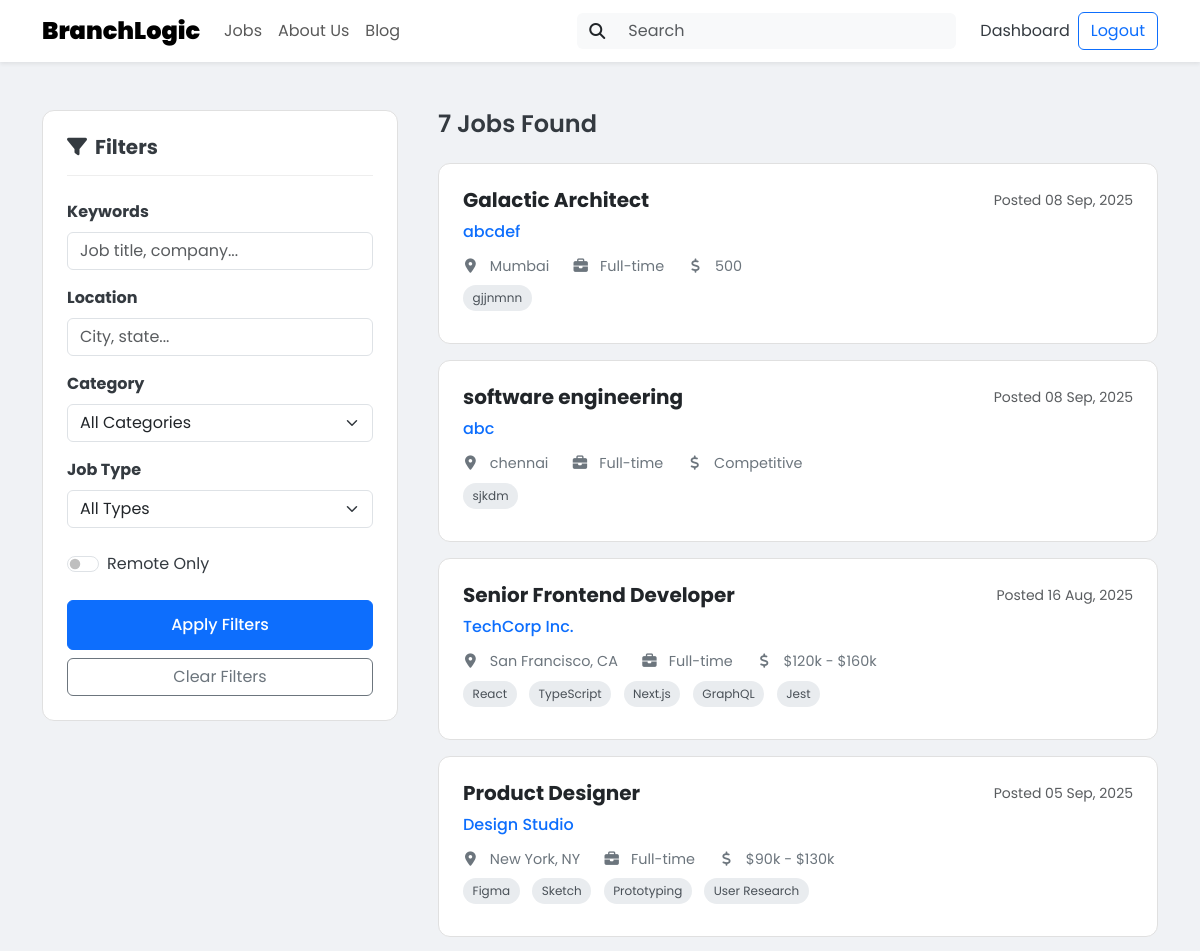
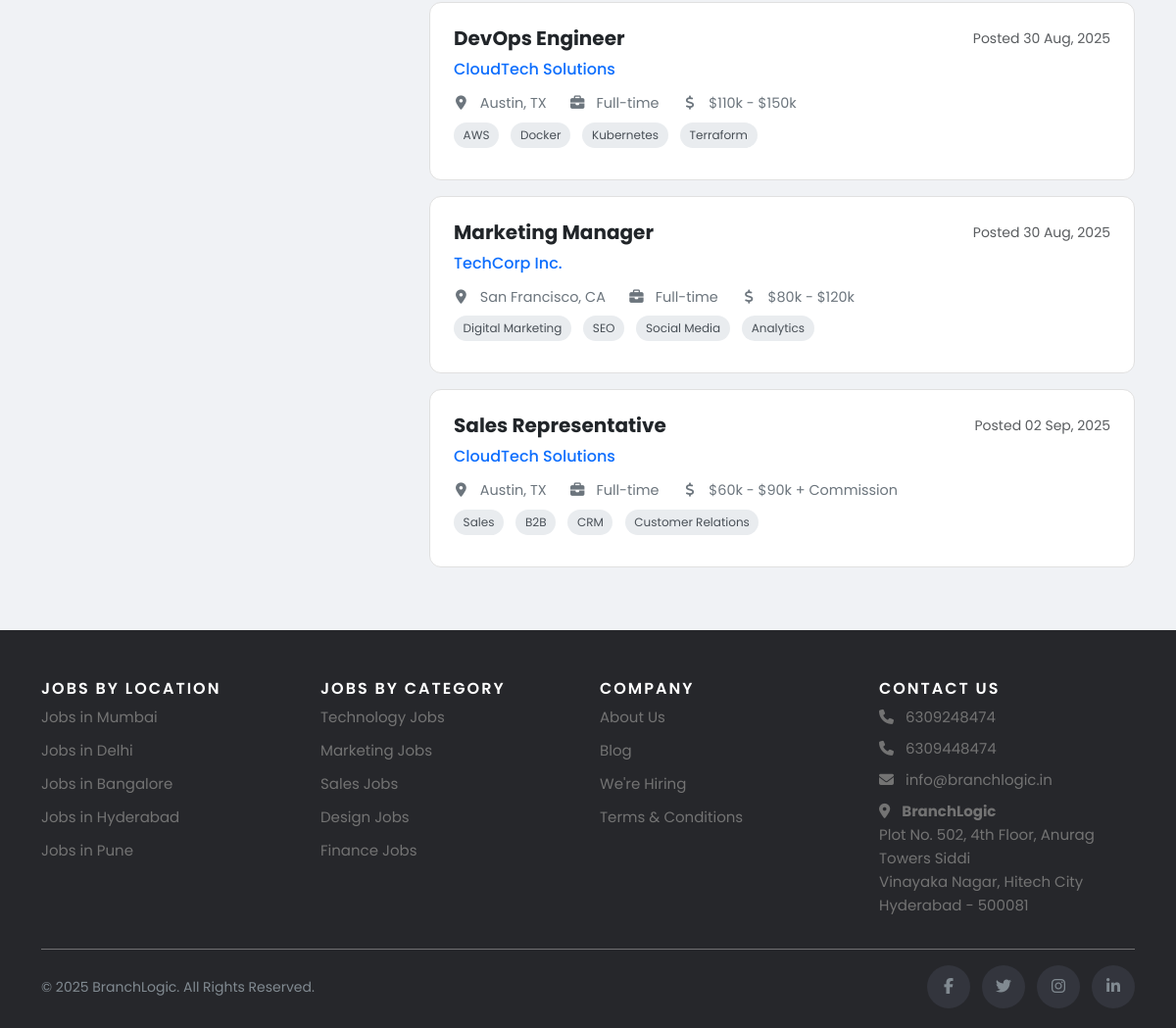
Screenshot of /jobs (signed in) with the database file from the repository (2 pictures, top to bottom).
### app.py (models this page shows)
class Job(db.Model):
    id = db.Column(db.Integer, primary_key=True)
    title = db.Column(db.String(200), nullable=False)
    company = db.Column(db.String(200), nullable=False)
    location = db.Column(db.String(200), nullable=False)
    job_type = db.Column(db.String(50), nullable=False)
    remote = db.Column(db.Boolean, default=False)
    salary = db.Column(db.String(100))
    tags = db.Column(db.Text)
    urgent = db.Column(db.Boolean, default=False)
    logo = db.Column(db.String(200))
    description = db.Column(db.Text)
    requirements = db.Column(db.Text)
    benefits = db.Column(db.Text)
    category = db.Column(db.String(100))
    employer_id = db.Column(db.Integer, db.ForeignKey('user.id'), nullable=False)
    employer_email = db.Column(db.String(200), nullable=False)
    status = db.Column(db.String(20), default='active')
    applications_count = db.Column(db.Integer, default=0)
    application_deadline = db.Column(db.DateTime)
    posted_at = db.Column(db.DateTime, default=datetime.utcnow)
    created_at = db.Column(db.DateTime, default=datetime.utcnow)
    updated_at = db.Column(db.DateTime, default=datetime.utcnow, onupdate=datetime.utcnow)

### app.py (the view)
@app.route('/jobs')
def jobs():
    search_query = request.args.get('q', '')
    location = request.args.get('location', '')
    remote = request.args.get('remote', '')
    category = request.args.get('category', '')
    job_type = request.args.get('job_type', '')
    jobs_query = Job.query.filter_by(status='active')
    if search_query:
        jobs_query = jobs_query.filter(Job.title.contains(search_query) | Job.company.contains(search_query))
    if location:
        jobs_query = jobs_query.filter(Job.location.contains(location))
    if remote:
        jobs_query = jobs_query.filter_by(remote=True)
    if category:
        jobs_query = jobs_query.filter_by(category=category)
    if job_type:
        jobs_query = jobs_query.filter_by(job_type=job_type)
    jobs = jobs_query.order_by(Job.created_at.desc()).all()
    categories = db.session.query(Job.category).filter(Job.category.isnot(None)).distinct().all()
    categories = [cat[0] for cat in categories if cat[0]]
    return render_template('jobs.html',
                         jobs=jobs,
                         search_query=search_query,
                         location=location,
                         remote=remote,
                         category=category,
                         job_type=job_type,
                         categories=categories)

### app.py (called while the page is built, shortened)
@app.context_processor
def inject_now():
    return {'now': datetime.utcnow}

@login_manager.user_loader
def load_user(user_id):
    return User.query.get(int(user_id))

### templates/jobs.html (shortened to what this page needs)
{% extends "base.html" %}
{% block content %}
<div class="job-search-wrapper">
    <div class="container py-5">
        <div class="row">
            <div class="col-lg-4">
                <div class="filter-sidebar">
                    <h5 class="filter-title"><i class="fas fa-filter me-2"></i>Filters</h5>
                    <form method="GET" action="{{ url_for('jobs') }}">
                        <div class="mb-3">
                            <label for="q" class="form-label fw-bold">Keywords</label>
                            <input type="text" name="q" id="q" class="form-control" value="{{ search_query or '' }}" placeholder="Job title, company...">
                        </div>
                        <div class="mb-3">
                            <label for="location" class="form-label fw-bold">Location</label>
                            <input type="text" name="location" id="location" class="form-control" value="{{ location or '' }}" placeholder="City, state...">
                        </div>
                        <div class="mb-3">
                            <label for="category" class="form-label fw-bold">Category</label>
                            <select name="category" id="category" class="form-select">
                                <option value="">All Categories</option>
                            </select>
                        </div>
                        <div class="mb-4">
                            <label for="job_type" class="form-label fw-bold">Job Type</label>
                            <select name="job_type" id="job_type" class="form-select">
                                <option value="">All Types</option>
                            </select>
                        </div>
                        <div class="form-check form-switch mb-4">
                            <input class="form-check-input" type="checkbox" name="remote" id="remote" value="true" {% if remote %}checked{% endif %}>
                            <label class="form-check-label" for="remote">
                                Remote Only
                            </label>
                        </div>
                        <div class="d-grid gap-2">
                            <button type="submit" class="btn btn-primary">Apply Filters</button>
                            <a href="{{ url_for('jobs') }}" class="btn btn-outline-secondary">Clear Filters</a>
                        </div>
                    </form>
                </div>
            </div>
            <div class="col-lg-8">
                <div class="job-listings">
                    <div class="d-flex justify-content-between align-items-center mb-4">
                        <h4 class="mb-0">{{ jobs|length }} Jobs Found</h4>
                        </div>
                    {% if jobs %}
                        {% for job in jobs %}
                        <div class="job-list-card position-relative">
                            <div class="row">
                                <div class="col-md-9">
                                    <h5 class="job-title">
                                        <a href="{{ url_for('job_detail', job_id=job.id) }}">{{ job.title }}</a>
                                    </h5>
                                    <p class="company-name">{{ job.company }}</p>
                                    <div class="job-details">
                                        <span class="job-detail-item"><i class="fas fa-map-marker-alt"></i> {{ job.location }}</span>
                                        <span class="job-detail-item"><i class="fas fa-briefcase"></i> {{ job.job_type }}</span>
                                        <span class="job-detail-item"><i class="fas fa-dollar-sign"></i> {{ job.salary or 'Competitive' }}</span>
                                    </div>
                                    <div class="skill-tags mt-2">
                                        {% if job.tags %}
                                        {% for tag in job.tags.split(',')|map('trim')|list %}
                                        <span class="skill-tag">{{ tag }}</span>
                        {% endfor %}
                    {% endif %}
                </div>
            </div>
            <div class="col-md-3 text-md-end">
                <p class="posted-date text-muted"><small>Posted {{ job.posted_at.strftime('%d %b, %Y') }}</small>
</p>
            </div>
        </div>
    </div>
{% endfor %}
                    {% else %}
                        <div class="card p-5 text-center">
                            <h5>No jobs found matching your criteria.</h5>
                            <p>Try adjusting your search filters.</p>
                        </div>
                    {% endif %}
                </div>
            </div>
        </div>
    </div>
</div>
{% endblock %}

### static/css/style.css (style rules this page uses)
body { font-family: 'Poppins', sans-serif; background-color: #f8f9fa; color: #343a40; }
h1, h2, h3, h4, h5, h6 { font-weight: 600; }
.btn-primary { background-color: #0d6efd; border-color: #0d6efd; padding: 0.75rem 1.25rem; font-weight: 500; transition: all 0.3s ease; }
.job-search-wrapper { background-color: #f0f2f5; }
.filter-sidebar { background-color: #fff; padding: 1.5rem; border-radius: 0.75rem; border: 1px solid #e0e0e0; position: sticky; top: 100px; }
.filter-title { font-weight: 700; margin-bottom: 1.5rem; border-bottom: 1px solid #eee; padding-bottom: 1rem; }
.job-listings { padding-left: 1rem; }
.job-list-card { background-color: #fff; border: 1px solid #e0e0e0; border-radius: 0.75rem; padding: 1.5rem; margin-bottom: 1rem; transition: all 0.3s ease; }
.job-list-card .job-title a { font-size: 1.25rem; font-weight: 700; text-decoration: none; color: #212529; }
.job-list-card .company-name { color: #0d6efd; font-weight: 500; margin-bottom: 0.75rem; }
.job-list-card .job-details { display: flex; flex-wrap: wrap; gap: 0.5rem 1.5rem; color: #6c757d; font-size: 0.9rem; }
.job-list-card .job-detail-item i { margin-right: 0.5rem; width: 15px; text-align: center; }
.job-list-card .skill-tags { margin-top: 1rem; }
.job-list-card .skill-tag { display: inline-block; background-color: #e9ecef; color: #495057; font-size: 0.75rem; padding: 0.25rem 0.6rem; border-radius: 1rem; margin-right: 0.5rem; margin-bottom: 0.5rem; }

### rows the page displays
Job: title "Galactic Architect", company "abcdef", location "Mumbai", job_type "Full-time", salary "500", tags "gjjnmnn", posted_at "08 Sep, 2025"
Job: title "software engineering", company "abc", location "chennai", job_type "Full-time", salary "Competitive", tags "sjkdm", posted_at "08 Sep, 2025"
Job: title "Senior Frontend Developer", company "TechCorp Inc.", location "San Francisco, CA", job_type "Full-time", salary "$120k - $160k", list "React" "TypeScript" "Next.js" "GraphQL" "Jest", posted_at "16 Aug, 2025"
Job: title "Product Designer", company "Design Studio", location "New York, NY", job_type "Full-time", salary "$90k - $130k", list "Figma" "Sketch" "Prototyping" "User Research", posted_at "05 Sep, 2025"
Job: title "DevOps Engineer", company "CloudTech Solutions", location "Austin, TX", job_type "Full-time", salary "$110k - $150k", list "AWS" "Docker" "Kubernetes" "Terraform", posted_at "30 Aug, 2025"
Job: title "Marketing Manager", company "TechCorp Inc.", location "San Francisco, CA", job_type "Full-time", salary "$80k - $120k", list "Digital Marketing" "SEO" "Social Media" "Analytics", posted_at "30 Aug, 2025"
Job: title "Sales Representative", company "CloudTech Solutions", location "Austin, TX", job_type "Full-time", salary "$60k - $90k + Commission", list "Sales" "B2B" "CRM" "Customer Relations", posted_at "02 Sep, 2025"

### other values shown
{{ jobs|length }} "7"
